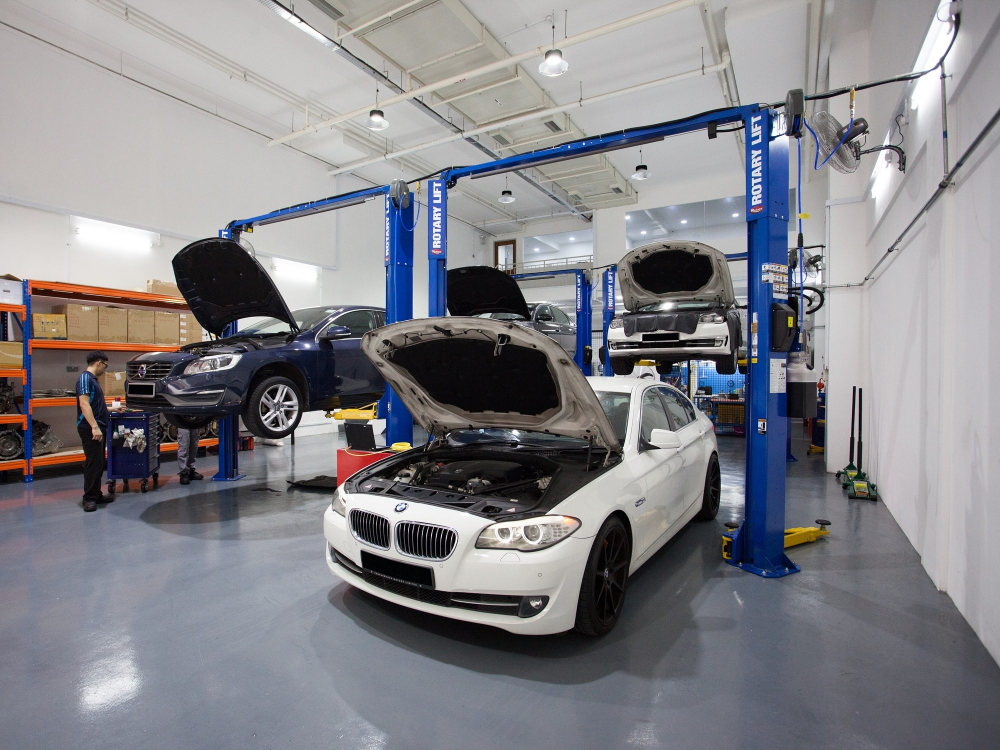
#> input picture pageone-site/clients/dmts/source/photos/IMG_0301e.jpg, 2000 x 1500 px (shown at 1/2 size)
$ python share.py
#> lines starting #> are read from the running program, lines starting #| are printed output that depends on the picture
"""Share images (WhatsApp, Facebook, Google) and site icons for Jacky Gearbox (formerly DMTS), made from the client's own photos.

    card(slug, photo, headline)   -> site/img/share/<slug>.jpg (1200x630, used as og:image)
    icons()                       -> favicon.ico, icon-48/96/192/512.png, apple-touch-icon.png, logo.png

Photos come from the full-size originals in source/photos (the web .webp files are 800px copies).
"""
import os
from PIL import Image, ImageDraw, ImageFilter, ImageFont, ImageOps

HERE = os.path.dirname(os.path.abspath(__file__))
SRC = os.path.join(HERE, 'source', 'photos')
OUT = os.path.join(HERE, 'site')
FONT_B = '/usr/share/fonts/opentype/inter/Inter-Bold.otf'
FONT_M = '/usr/share/fonts/opentype/inter/InterDisplay-Medium.otf'
NAVY = (11, 30, 51)
LOGO = os.path.join(SRC, 'jacky-gearbox-logo.png')  # logo option A, chosen 14 Oct 2026 (site/img/logo.svg)
ICON = os.path.join(SRC, 'jacky-gearbox-icon.png')  # its JG gear on its own (site/favicon.svg)

# web image name -> full-size original
ORIGINAL = {
    'atf-fluids': 'IMG_0399e.jpg', 'customer-lounge': 'IMG_0420e.jpg', 'diagnostics': 'IMG_0311e.jpg',
    'engine-bay-check': 'IMG_0304e.jpg', 'gearbox-parts': 'IMG_0321e.jpg', 'gearbox-removal': 'IMG_0329e.jpg',
    'gearbox-teardown': 'IMG_0318e.jpg', 'hero-workshop': 'IMG_0301e.jpg', 'mechanics-under-car': 'IMG_0298e.jpg',
    'shopfront': 'Shopfront-02.jpg', 'transmission-cutaway': 'WhatsApp-Image-2017-12-14-at-4.04.40-PM-1.jpg',
    'workshop-lifts': 'WhatsApp-Image-2017-12-15-at-11.47.32-AM.jpg',
    # Edwin's scanner photos, 25 Oct 2026 (VIN / chassis / serial blurred)
    'subaru-p0971-scan': 'subaru-p0971-scan-redacted.jpg', 'honda-freed-p2857-scan': 'honda-freed-p2857-scan-redacted.jpg',
}


# [11 lines left out: function _wrap, not called in this run]


def _logo_plate(height):
    logo = Image.open(LOGO).convert('RGBA')
    logo = logo.crop(logo.getbbox())
    w = round(logo.width * height / logo.height)
    logo = logo.resize((w, height), Image.LANCZOS)
    pad = 16
    plate = Image.new('RGBA', (w + 2 * pad, height + 2 * pad), (0, 0, 0, 0))
    ImageDraw.Draw(plate).rounded_rectangle([0, 0, plate.width - 1, plate.height - 1], 18, fill=(255, 255, 255, 245))
    plate.alpha_composite(logo, (pad, pad))
    return plate


def card(slug, photo, headline, kicker='Gearbox & auto transmission specialist · Singapore'):
#> called with slug = 'sample', photo = 'hero-workshop'
    W, H = 1200, 630
    img = ImageOps.fit(Image.open(os.path.join(SRC, ORIGINAL[photo])).convert('RGB'), (W, H), Image.LANCZOS)
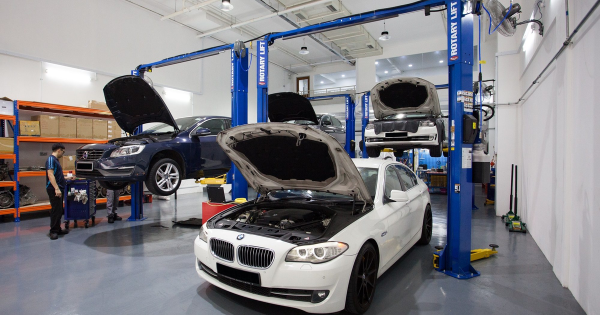
#> img: PIL image 1200x630 RGB (shown at 1/2 size); mean R, G, B 126, 125.1, 130.4
    # Dark navy wash, strongest on the left where the text sits.
    shade = Image.new('L', (W, 1))
    for x in range(W):
        shade.putpixel((x, 0), int(235 - 150 * min(1, x / (W * 0.85))))
    shade = shade.resize((W, H))
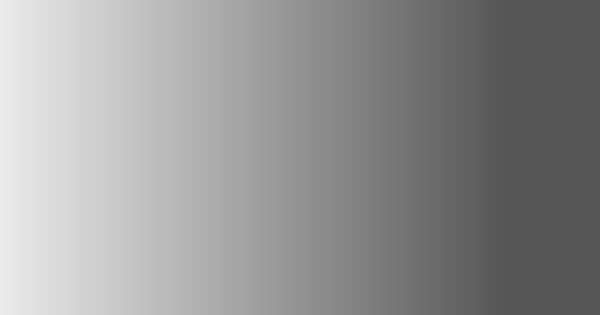
#> shade: PIL image 1200x630 L (shown at 1/2 size); min 85, max 235, mean 148.4
    img = Image.composite(Image.new('RGB', (W, H), NAVY), img, shade)
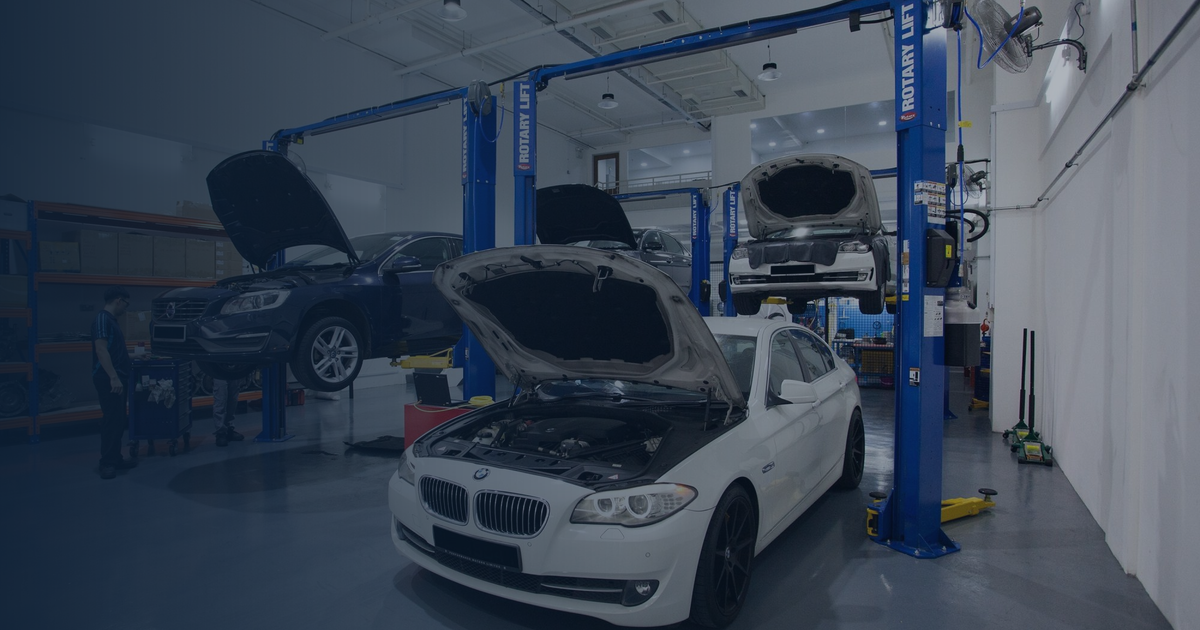
#> img: PIL image 1200x630 RGB; mean R, G, B 59.2, 70.5, 85.5
    d = ImageDraw.Draw(img)
    canvas = img.convert('RGBA')
    canvas.alpha_composite(_logo_plate(70), (56, 48))
    d = ImageDraw.Draw(canvas)
    fk = ImageFont.truetype(FONT_M, 26)
    d.text((60, 196), kicker.upper(), font=fk, fill=(156, 199, 255))
    size = 64
    while True:
        fh = ImageFont.truetype(FONT_B, size)
        lines = _wrap(d, headline, fh, 780)
        if len(lines) <= 3 or size <= 44:
            break
        size -= 4
    y = 240
    for ln in lines[:3]:
        d.text((58, y), ln, font=fh, fill='white')
        y += int(size * 1.18)
    # Bottom strip: the three offers and the WhatsApp number.
    fs = ImageFont.truetype(FONT_B, 25)
    x, y = 60, H - 92
    glass = Image.new('RGBA', (W, H), (0, 0, 0, 0))
    g = ImageDraw.Draw(glass)
    chips = []
    for chip in ['Diagnostic from S$30', 'Free towing', '6-month warranty']:
        tw = d.textlength(chip, font=fs)
        g.rounded_rectangle([x, y, x + tw + 32, y + 46], 23, fill=(255, 255, 255, 38), outline=(255, 255, 255, 120), width=2)
        chips.append((x + 16, chip))
        x += tw + 44
    canvas.alpha_composite(glass)
    d = ImageDraw.Draw(canvas)
    for cx, chip in chips:
        d.text((cx, y + 9), chip, font=fs, fill='white')
    wa = 'WhatsApp 8430 9665'
    tw = d.textlength(wa, font=fs)
    d.rounded_rectangle([W - 60 - tw - 36, y, W - 60, y + 46], 23, fill=(20, 128, 62))
    d.text((W - 60 - tw - 18, y + 9), wa, font=fs, fill='white')
    path = os.path.join(OUT, 'img', 'share', slug + '.jpg')
    os.makedirs(os.path.dirname(path), exist_ok=True)
    canvas.convert('RGB').save(path, 'JPEG', quality=84, optimize=True, progressive=True)
    return path


# [23 lines left out: function icons, not called in this run]


if __name__ == '__main__':
#> (the run stopped early here; a loop or call above may not have finished)
